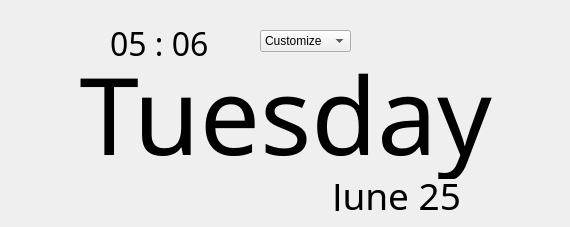
<?xml version="1.0" encoding="UTF-8"?>
<ui version="4.0">
 <class>Form</class>
 <widget class="QWidget" name="Form">
  <property name="geometry">
   <rect>
    <x>0</x>
    <y>0</y>
    <width>570</width>
    <height>227</height>
   </rect>
  </property>
  <property name="windowTitle">
   <string>Form</string>
  </property>
  <widget class="QLabel" name="label_day">
   <property name="geometry">
    <rect>
     <x>30</x>
     <y>48</y>
     <width>511</width>
     <height>131</height>
    </rect>
   </property>
   <property name="font">
    <font>
     <family>Eras Light ITC</family>
     <pointsize>80</pointsize>
    </font>
   </property>
   <property name="text">
    <string>Tuesday</string>
   </property>
   <property name="alignment">
    <set>Qt::AlignCenter</set>
   </property>
  </widget>
  <widget class="QLabel" name="label_time">
   <property name="geometry">
    <rect>
     <x>110</x>
     <y>28</y>
     <width>141</width>
     <height>31</height>
    </rect>
   </property>
   <property name="font">
    <font>
     <family>Eras Medium ITC</family>
     <pointsize>24</pointsize>
    </font>
   </property>
   <property name="text">
    <string>05 : 06</string>
   </property>
  </widget>
  <widget class="QLabel" name="label_date">
   <property name="geometry">
    <rect>
     <x>120</x>
     <y>180</y>
     <width>341</width>
     <height>31</height>
    </rect>
   </property>
   <property name="font">
    <font>
     <family>Eras Medium ITC</family>
     <pointsize>28</pointsize>
    </font>
   </property>
   <property name="text">
    <string>June 25</string>
   </property>
   <property name="alignment">
    <set>Qt::AlignRight|Qt::AlignTrailing|Qt::AlignVCenter</set>
   </property>
  </widget>
  <widget class="QComboBox" name="comboBox">
   <property name="geometry">
    <rect>
     <x>260</x>
     <y>30</y>
     <width>91</width>
     <height>22</height>
    </rect>
   </property>
   <item>
    <property name="text">
     <string>Customize</string>
    </property>
   </item>
   <item>
    <property name="text">
     <string>Refresh Skin</string>
    </property>
   </item>
  </widget>
 </widget>
 <resources/>
 <connections/>
</ui>
